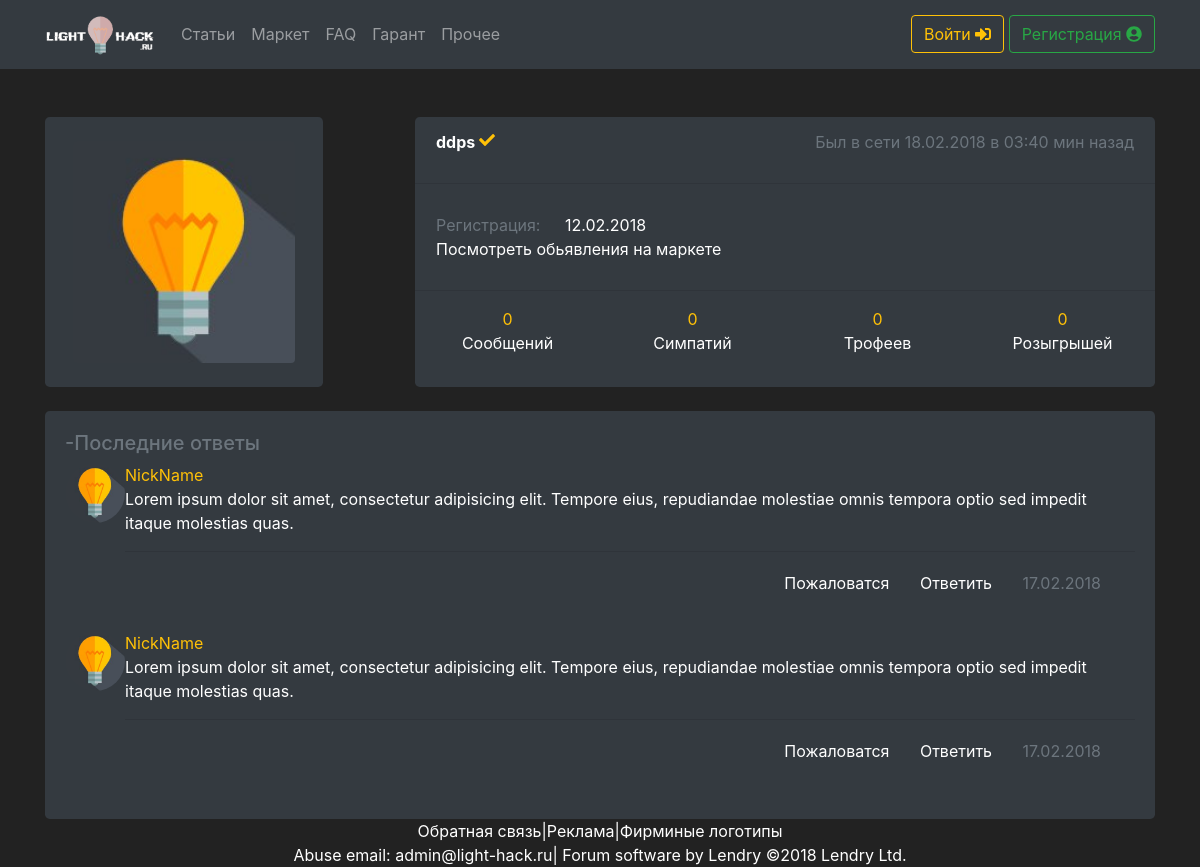
Before: /user.php?id=1 with the older database file.
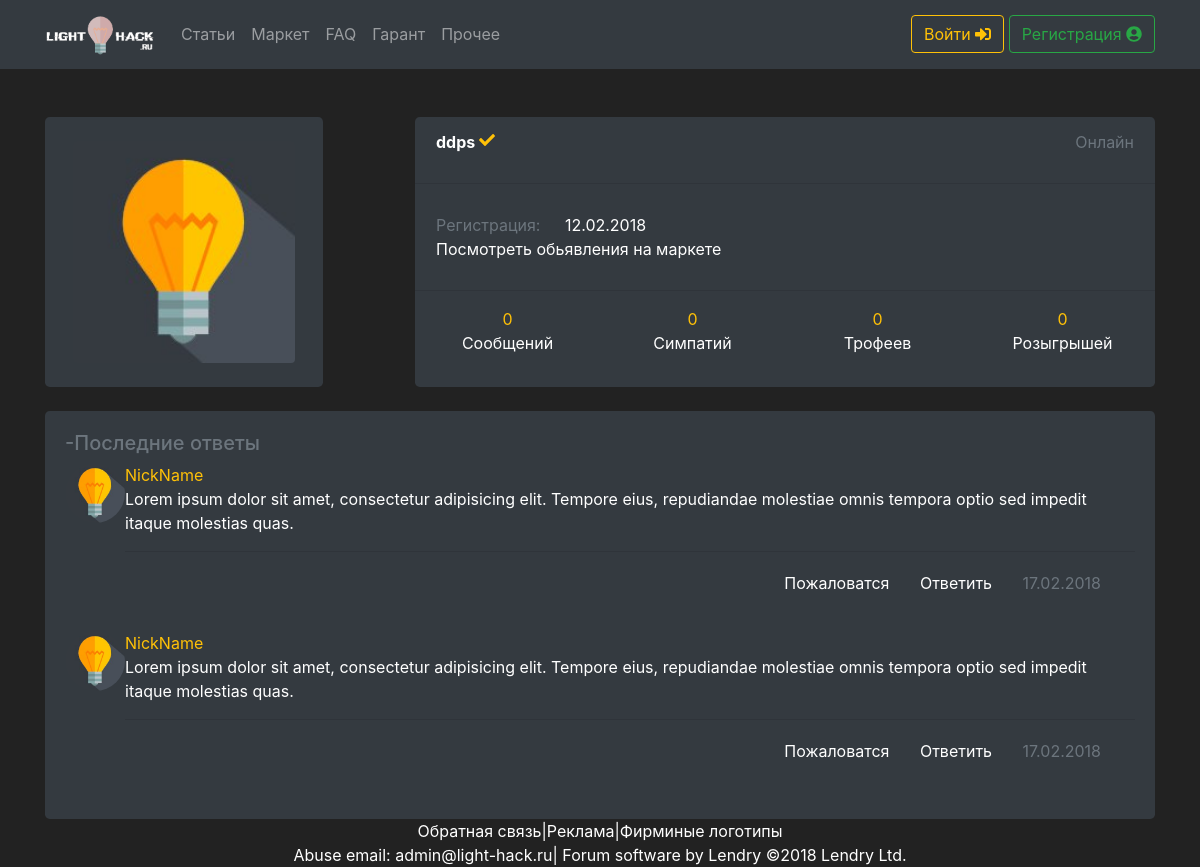
After: the same page with the newer database file.
### tables this page shows
CREATE TABLE `users` (
  `id` int(11) NOT NULL,
  `login` varchar(32) NOT NULL,
  `email` varchar(32) NOT NULL,
  `password` varchar(32) NOT NULL,
  `ip` varchar(32) NOT NULL,
  `hash_sesion` varchar(32) NOT NULL,
  `access_level` int(32) NOT NULL,
  `coin_money` int(10) NOT NULL,
  `date` int(15) NOT NULL,
  `active` tinyint(1) NOT NULL,
  `online` tinyint(1) NOT NULL,
  `last_online` int(11) NOT NULL,
  `ban` tinyint(1) NOT NULL,
  `ava` text NOT NULL,
  `verificate` int(2) NOT NULL,
  `comand` tinyint(1) NOT NULL
);

### function/fun.php (called while the page is built, shortened)
<?php
function info_user($db,$id){
    $query = mysqli_query($db, "SELECT `date`,`login`,`last_online`,`verificate` FROM `users` WHERE `id` = '$id'");
    $query = mysqli_fetch_assoc($query);
    return $query;
}
?>

### user.php (the view, shortened to what the changed rows need)
<?php
    include "db/conn.php";
    include "check_acc/check.php";
if($_GET[id] == null){
    if($_COOKIE[id] == null){
        header("Location: index.php");
    }
$res = info_user($db, $_COOKIE[id]);
}else{
    $res = info_user($db,$_GET[id]);
}
?>
<!doctype html>
<html lang="ru">
  <?php include "sp_bl/head.php";?>
  <body>
    <?php include "sp_bl/header.php";?>
  <br>
   <div class="container">
       <div class="row no-gutters justify-content-between">
              <div class="col-12 col-sm-12 col-md-8 bg-dark" style="border-radius: .3rem;">
                    <div class="alert text-white" role="alert">
                          <strong><?php echo $res[login]; if($res[verificate] == 1){ echo "  <i class='fas fa-check verificate text-warning' data-toggle='popover' title='Эта страница официально подтверждена администрацией форума'></i>";}?></strong>
                          <span class="text-secondary" style="float: right"> <?php
                            if($res['last_online'] > time() - 60*5){
                                echo "Онлайн";
                            }else{
                            echo "Был в сети ".date('d.m.o в H:i',$res['last_online'])." мин назад";
                            }?>
                            </span>
                    </div><hr>
                    <div class="alert text-white" role="alert">
                          <span class="text-secondary" style="margin-right: 20px;">Регистрация:</span><span>
                          <?php
                            echo date('d.m.o',$res['date']);?></span><br>
                          <a href="#">Посмотреть обьявления на маркете</a>
                    </div><hr>
                </div>
           </div><br>
      </div>
  </body>
</html>

Changed rows visible on the page:
changed users "ddps": last_online "18.02.2018 в 03:40" → (not shown)
Other visible differences:
text no longer shown: "Был в сети мин назад"
text now shown: "Онлайн"
